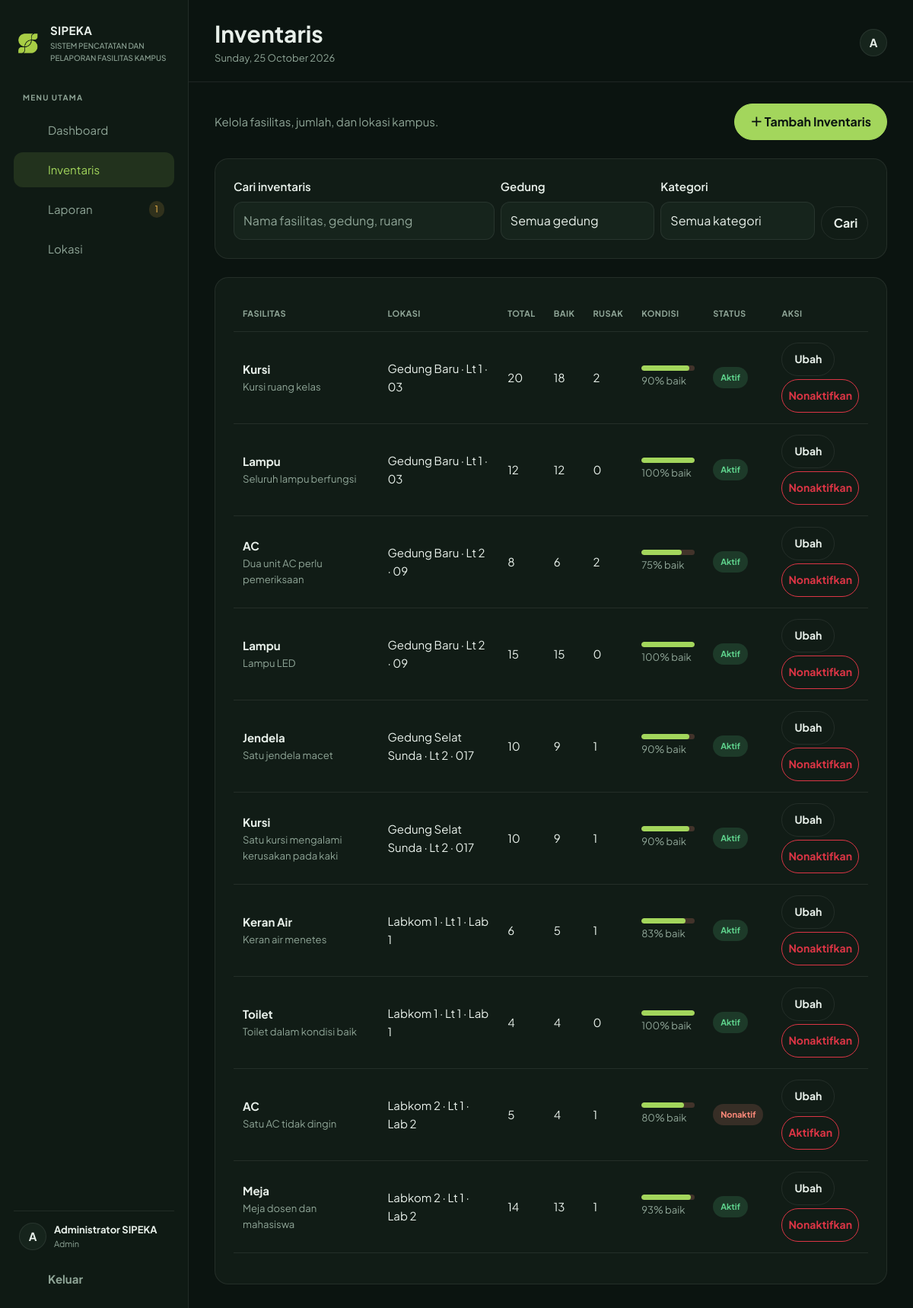
The page /admin/inventaris.php (signed in) on the database its author committed.
### tables this page shows
CREATE TABLE inventaris_fasilitas (
 id_inventaris INT UNSIGNED NOT NULL AUTO_INCREMENT, id_kategori INT UNSIGNED NOT NULL, id_lokasi INT UNSIGNED NOT NULL, jumlah_total INT NOT NULL, jumlah_baik INT NOT NULL, jumlah_rusak INT NOT NULL, catatan_kondisi VARCHAR(255) NULL, is_aktif TINYINT(1) NOT NULL DEFAULT 1, updated_at TIMESTAMP NOT NULL DEFAULT CURRENT_TIMESTAMP ON UPDATE CURRENT_TIMESTAMP, updated_by INT UNSIGNED NOT NULL,
 PRIMARY KEY(id_inventaris), UNIQUE KEY uq_inventaris(id_kategori,id_lokasi), CONSTRAINT chk_inv_jumlah CHECK(jumlah_baik>=0 AND jumlah_rusak>=0 AND jumlah_total=jumlah_baik+jumlah_rusak), CONSTRAINT fk_inv_kategori FOREIGN KEY(id_kategori) REFERENCES kategori_fasilitas(id_kategori) ON DELETE RESTRICT ON UPDATE CASCADE, CONSTRAINT fk_inv_lokasi FOREIGN KEY(id_lokasi) REFERENCES lokasi(id_lokasi) ON DELETE RESTRICT ON UPDATE CASCADE, CONSTRAINT fk_inv_updater FOREIGN KEY(updated_by) REFERENCES users(id_user) ON DELETE RESTRICT ON UPDATE CASCADE
);

CREATE TABLE kategori_fasilitas (
 id_kategori INT UNSIGNED NOT NULL AUTO_INCREMENT, nama_kategori VARCHAR(50) NOT NULL, PRIMARY KEY(id_kategori), UNIQUE KEY uq_kategori_nama(nama_kategori)
);

CREATE TABLE lokasi (
 id_lokasi INT UNSIGNED NOT NULL AUTO_INCREMENT, nama_gedung VARCHAR(100) NOT NULL, lantai VARCHAR(20) NOT NULL, ruang VARCHAR(50) NOT NULL, PRIMARY KEY(id_lokasi), UNIQUE KEY uq_lokasi(nama_gedung,lantai,ruang)
);

### includes/header.php (called while the page is built, shortened)
<?php require_once __DIR__ . "/auth.php";
page_start($page_title ?? "SIPEKA");

### includes/footer.php (called while the page is built)
<?php page_end(); ?>

### admin/inventaris.php (the view, shortened to what this page needs)
<?php require_once __DIR__ . '/../includes/domain.php';
$err = '';
$q = trim($_GET['q'] ?? '');
$ged = trim($_GET['gedung'] ?? '');
$page = max(1, (int)($_GET['page'] ?? 1));
$where = ['1=1'];
$params = [];
$w = implode(' AND ', $where);
$s = $pdo->prepare('SELECT i.*,k.nama_kategori,l.nama_gedung,l.lantai,l.ruang FROM inventaris_fasilitas i JOIN kategori_fasilitas k ON k.id_kategori=i.id_kategori JOIN lokasi l ON l.id_lokasi=i.id_lokasi WHERE ' . $w . ' ORDER BY l.nama_gedung,l.lantai,l.ruang,k.nama_kategori LIMIT 10 OFFSET ' . (($page - 1) * 10));
$s->execute($params);
$rows = $s->fetchAll();
$locs = $pdo->query('SELECT DISTINCT nama_gedung FROM lokasi ORDER BY nama_gedung')->fetchAll();
$page_title = 'Inventaris';
require __DIR__ . '/../includes/header.php'; ?><div class="d-flex justify-content-between align-items-center flex-wrap gap-3 mb-4">
    <p class="sp-muted mb-0">Kelola fasilitas, jumlah, dan lokasi kampus.</p><button class="btn sp-btn-primary" data-bs-toggle="collapse" data-bs-target="#formTambah">＋ Tambah Inventaris</button>
</div><?php if ($err): ?><div class="alert alert-danger"><?= e($err) ?></div><?php endif; ?>
<form class="sp-card mb-4" method="get">
    <div class="row g-2">
        <div class="col-md-5"><label class="form-label" for="q">Cari inventaris</label><input class="form-control" name="q" id="q" value="<?= e($q) ?>" placeholder="Nama fasilitas, gedung, ruang"></div>
        <div class="col-md-3"><label class="form-label" for="gedung">Gedung</label><select class="form-select" name="gedung" id="gedung">
                <option value="0">Semua gedung</option><?php foreach ($locs as $l): ?><option value="<?= e($l['nama_gedung']) ?>" <?= ($ged === $l['nama_gedung']) ? 'selected' : '' ?>><?= e($l['nama_gedung']) ?></option><?php endforeach; ?>
            </select></div>
        <div class="col-md-3"><label class="form-label" for="kategori">Kategori</label><select class="form-select" name="kategori" id="kategori">
                <option value="0">Semua kategori</option>
            </select></div>
        <div class="col-md-1 d-flex align-items-end"><button class="btn sp-btn-outline w-100">Cari</button></div>
    </div>
</form>
<div class="sp-card"><?php if (!$rows): render_empty('Inventaris tidak ditemukan', 'Tambahkan fasilitas atau ubah filter pencarian.', 'admin/inventaris.php', 'Muat ulang');
                        else: ?><div class="table-responsive">
            <table class="table sp-table">
                <thead>
                    <tr>
                        <th>Fasilitas</th>
                        <th>Lokasi</th>
                        <th>Total</th>
                        <th>Baik</th>
                        <th>Rusak</th>
                        <th>Kondisi</th>
                        <th>Status</th>
                        <th>Aksi</th>
                    </tr>
                </thead>
                <tbody><?php foreach ($rows as $r): $pct = $r['jumlah_total'] ? round($r['jumlah_baik'] / $r['jumlah_total'] * 100) : 0; ?><tr>
                            <td><strong><?= e($r['nama_kategori']) ?></strong>
                                <div class="sp-muted small"><?= e($r['catatan_kondisi']) ?></div>
                            </td>
                            <td><?= e($r['nama_gedung']) ?> · Lt <?= e($r['lantai']) ?> · <?= e($r['ruang']) ?></td>
                            <td><?= e($r['jumlah_total']) ?></td>
                            <td><?= e($r['jumlah_baik']) ?></td>
                            <td><?= e($r['jumlah_rusak']) ?></td>
                            <td>
                                <div class="condition-bar"><span style="width:<?= $pct ?>%"></span></div><small class="sp-muted"><?= $pct ?>% baik</small>
                            </td>
                            <td><span class="sp-badge <?= $r['is_aktif'] ? 'status-done' : 'status-rejected' ?>"><?= $r['is_aktif'] ? 'Aktif' : 'Nonaktif' ?></span></td>
                            <td><button class="btn btn-sm sp-btn-outline" data-bs-toggle="modal" data-bs-target="#edit<?= e($r['id_inventaris']) ?>">Ubah</button>
                                <form method="post" class="mt-1"><button class="btn btn-sm btn-outline-danger" data-confirm="<?= $r['is_aktif'] ? 'Nonaktifkan' : 'Aktifkan' ?> inventaris ini?" type="submit"><?= $r['is_aktif'] ? 'Nonaktifkan' : 'Aktifkan' ?></button></form>
                            </td>
                        </tr>
                        <?php endforeach; ?>
                </tbody>
            </table>
        </div>
                                                                                                                                                                                                                                                                            <?php
                                                                                                                                                                                                                                                                                                                                                                                                                    endif; ?></div><?php require __DIR__ . '/../includes/footer.php'; ?>

### includes/functions.php (shortened to what this page needs)
<?php
function e($value): string { return htmlspecialchars((string)($value ?? ''), ENT_QUOTES, 'UTF-8'); }
function csrf_token(): string { if (empty($_SESSION['_csrf'])) $_SESSION['_csrf'] = bin2hex(random_bytes(32)); return $_SESSION['_csrf']; }
function csrf_field(): string { return '<input type="hidden" name="_csrf" value="'.e(csrf_token()).'">'; }
function current_user(): array { return $_SESSION['user'] ?? []; }
function icon(string $name): string {
  if ($name === 'sun' || $name === 'moon') {
    $themePath = $name === 'sun'
      ? '<circle cx="12" cy="12" r="4"/><path d="M12 2v2M12 20v2M2 12h2M20 12h2M5 5l1.5 1.5M17.5 17.5L19 19M5 19l1.5-1.5M17.5 6.5L19 5"/>'
      : '<path d="M20.5 14.2A8.5 8.5 0 0 1 9.8 3.5 8.5 8.5 0 1 0 20.5 14.2Z"/>';
    return '<svg aria-hidden="true" width="20" height="20" viewBox="0 0 24 24" fill="none" stroke="currentColor" stroke-width="1.8" stroke-linecap="round" stroke-linejoin="round">'.$themePath.'</svg>';
  }
  if ($name === 'eye' || $name === 'eye-off') {
    $eyePath = $name === 'eye'
      ? '<path d="M2 12s3.6-7 10-7 10 7 10 7-3.6 7-10 7-10-7-10-7Z"/><circle cx="12" cy="12" r="3"/>'
      : '<path d="M3 3l18 18M10.6 10.6a2 2 0 0 0 2.8 2.8"/><path d="M9.9 5.2A10.8 10.8 0 0 1 12 5c6.4 0 10 7 10 7a15.8 15.8 0 0 1-3.1 3.9M6.2 6.2C3.5 8.1 2 12 2 12s3.6 7 10 7a10.6 10.6 0 0 0 3.2-.5"/>';
    return '<svg aria-hidden="true" width="20" height="20" viewBox="0 0 24 24" fill="none" stroke="currentColor" stroke-width="1.8" stroke-linecap="round" stroke-linejoin="round">'.$eyePath.'</svg>';
  }
  $paths=['home'=>'<path d="m3 10 9-7 9 7v10a1 1 0 0 1-1 1h-5v-6H9v6H4a1 1 0 0 1-1-1z"/>','box'=>'<path d="m12 3 9 5-9 5-9-5z"/><path d="M3 8v9l9 5 9-5V8M12 13v9"/>','file'=>'<path d="M14 2H6a2 2 0 0 0-2 2v16a2 2 0 0 0 2 2h12a2 2 0 0 0 2-2V8z"/><path d="M14 2v6h6M8 13h8M8 17h8"/>','tag'=>'<path d="M20 13 11 22 2 13V2h11z"/><circle cx="7" cy="7" r="1"/>','map-pin'=>'<path d="M20 10c0 5-8 12-8 12S4 15 4 10a8 8 0 1 1 16 0Z"/><circle cx="12" cy="10" r="2.5"/>','chart'=>'<path d="M3 3v18h18"/><path d="m7 14 4-4 4 3 5-7"/>','plus'=>'<path d="M12 5v14M5 12h14"/>','logout'=>'<path d="M10 17l5-5-5-5M15 12H3"/><path d="M12 3h7a2 2 0 0 1 2 2v14a2 2 0 0 1-2 2h-7"/>','check'=>'<path d="m5 12 4 4L19 6"/>','clock'=>'<circle cx="12" cy="12" r="9"/><path d="M12 7v5l3 2"/>','users'=>'<path d="M16 21v-2a4 4 0 0 0-4-4H8a4 4 0 0 0-4 4v2"/><circle cx="10" cy="7" r="4"/><path d="M20 21v-2a4 4 0 0 0-3-3.87M16 3.13a4 4 0 0 1 0 7.75"/>'];
  return '<svg aria-hidden="true" width="20" height="20" viewBox="0 0 24 24" fill="none" stroke="currentColor" stroke-width="1.8" stroke-linecap="round" stroke-linejoin="round">'.($paths[$name]??$paths['file']).'</svg>';
}
function app_url(string $path=''): string { return '/sipeka/'.ltrim($path,'/'); }
function page_start(string $title, bool $public=false): void {
 $user=current_user(); $flashes=$_SESSION['flash']??[]; unset($_SESSION['flash']);
 echo '<!doctype html><html lang="id" data-bs-theme="dark"><head><meta charset="utf-8"><meta name="viewport" content="width=device-width, initial-scale=1"><script>try{document.documentElement.setAttribute("data-bs-theme",localStorage.getItem("sipeka-theme")==="light"?"light":"dark")}catch(e){}</script><title>'.e($title).' · SIPEKA</title><link rel="preconnect" href="https://fonts.googleapis.com"><link href="https://fonts.googleapis.com/css2?family=Plus+Jakarta+Sans:wght@400;500;600;700&display=swap" rel="stylesheet"><link href="https://cdn.jsdelivr.net/npm/bootstrap@5.3.3/dist/css/bootstrap.min.css" rel="stylesheet"><link href="'.app_url('assets/css/theme.css?v='.filemtime(__DIR__.'/../assets/css/theme.css')).'" rel="stylesheet"></head><body>';
 if ($public) { echo '<nav class="navbar navbar-expand-lg sp-public-nav"><div class="container-fluid sp-public-inner"><a class="navbar-brand sp-brand" href="'.app_url('').'"><img class="sp-brand-logo" src="'.app_url('assets/img/logo.png').'" alt=""> SIPEKA</a><button class="navbar-toggler" data-bs-toggle="collapse" data-bs-target="#publicNav" aria-label="Buka menu">☰</button><div class="collapse navbar-collapse sp-public-collapse" id="publicNav"><div class="navbar-nav sp-public-links"><a class="nav-link" href="'.app_url('').'">Beranda</a><a class="nav-link" href="'.app_url('#cara-kerja').'">Cara Kerja</a><a class="nav-link" href="'.app_url('#fitur').'">Fitur</a><a class="nav-link" href="'.app_url('#mulai').'">Mulai</a></div><div class="navbar-nav sp-public-actions"><a class="nav-link" href="'.app_url('login.php').'">Masuk</a><a class="btn sp-btn-primary btn-sm" href="'.app_url('register.php').'">Daftar</a><button type="button" class="sp-theme-toggle" data-theme-toggle aria-label="Ganti tema terang atau gelap">'.icon('sun').'</button></div></div></div></nav>'; }
 else { $role=$user['role']??'User'; $links=$role==='Admin'?[['admin/dashboard.php','chart','Dashboard'],['admin/inventaris.php','box','Inventaris'],['admin/laporan.php','file','Laporan'],['admin/lokasi.php','map-pin','Lokasi']]:[['user/dashboard.php','chart','Dashboard'],['user/buat-laporan.php','plus','Buat Laporan'],['user/laporan-saya.php','file','Laporan Saya']]; $waiting=0; if($role==='Admin'){try{global $pdo;$waiting=(int)$pdo->query("SELECT COUNT(*) FROM laporan WHERE status='Menunggu Verifikasi' AND deleted_at IS NULL")->fetchColumn();}catch(Throwable $e){}}
 echo '<div class="sp-app-shell"><aside class="sp-sidebar d-none d-lg-flex"><a class="sp-brand mb-4" href="'.app_url($role==='Admin'?'admin/dashboard.php':'user/dashboard.php').'"><img class="sp-brand-logo" src="'.app_url('assets/img/logo.png').'" alt=""><span>SIPEKA<small>SISTEM PENCATATAN DAN PELAPORAN FASILITAS KAMPUS</small></span></a><div class="sp-side-label">MENU UTAMA</div><nav class="sp-side-nav">'; foreach($links as [$href,$ico,$label]){ $active=str_contains($_SERVER['PHP_SELF']??'',$href)?' active':''; echo '<a class="sp-side-link'.$active.'" href="'.app_url($href).'">'.icon($ico).'<span>'.e($label).'</span>'; if($label==='Laporan'&&$waiting>0)echo '<span class="sp-count">'.$waiting.'</span>'; echo '</a>'; } echo '</nav><div class="sp-sidebar-bottom"><div class="sp-user-mini"><span class="sp-avatar">'.e(strtoupper(substr($user['nama']??'U',0,1))).'</span><span><strong>'.e($user['nama']??'Pengguna').'</strong><small>'.e($role).'</small></span></div><form method="post" action="'.app_url('logout.php').'">'.csrf_field().'<button class="sp-side-link sp-logout" type="submit">'.icon('logout').'<span>Keluar</span></button></form></div></aside><main class="sp-main"><header class="sp-topbar"><div class="d-flex align-items-center gap-3"><button class="btn sp-btn-outline d-lg-none" data-bs-toggle="offcanvas" data-bs-target="#mobileMenu" aria-label="Buka menu">☰</button><div><h1>'.e($title).'</h1><p>'.date('l, d F Y').'</p></div></div><div class="d-flex align-items-center gap-2"><span class="sp-avatar">'.e(strtoupper(substr($user['nama']??'U',0,1))).'</span></div></header><div class="offcanvas offcanvas-start sp-mobile-menu" tabindex="-1" id="mobileMenu"><div class="offcanvas-header"><div class="sp-brand"><img class="sp-brand-logo" src="'.app_url('assets/img/logo.png').'" alt=""> SIPEKA</div><button class="btn-close" data-bs-dismiss="offcanvas" aria-label="Tutup"></button></div><div class="offcanvas-body"><nav class="sp-side-nav">'; foreach($links as [$href,$ico,$label]) echo '<a class="sp-side-link" href="'.app_url($href).'">'.icon($ico).'<span>'.e($label).'</span></a>'; echo '</nav><form method="post" action="'.app_url('logout.php').'">'.csrf_field().'<button class="sp-side-link" type="submit">'.icon('logout').' Keluar</button></form></div></div><div class="sp-content">'; }
}
function page_end(bool $public=false): void { echo '</div>'; if(!$public)echo '</main></div>'; echo '<template id="sp-eye-icon">'.icon('eye').'</template><template id="sp-eye-off-icon">'.icon('eye-off').'</template><template id="sp-sun-icon">'.icon('sun').'</template><template id="sp-moon-icon">'.icon('moon').'</template><script src="https://cdn.jsdelivr.net/npm/bootstrap@5.3.3/dist/js/bootstrap.bundle.min.js"></script><script src="'.app_url('assets/js/app.js?v='.filemtime(__DIR__.'/../assets/js/app.js')).'"></script></body></html>'; }

### rows shown on the page
inventaris_fasilitas: id_kategori.nama_kategori "Kursi", catatan_kondisi "Kursi ruang kelas", id_lokasi.nama_gedung "Gedung Baru", id_lokasi.lantai "1", id_lokasi.ruang "03", jumlah_total "20", jumlah_baik "18", jumlah_rusak "2", pct "90", is_aktif "Aktif"
inventaris_fasilitas: id_kategori.nama_kategori "Lampu", catatan_kondisi "Seluruh lampu berfungsi", id_lokasi.nama_gedung "Gedung Baru", id_lokasi.lantai "1", id_lokasi.ruang "03", jumlah_total "12", jumlah_baik "12", jumlah_rusak "0", pct "100", is_aktif "Aktif"
inventaris_fasilitas: id_kategori.nama_kategori "AC", catatan_kondisi "Dua unit AC perlu pemeriksaan", id_lokasi.nama_gedung "Gedung Baru", id_lokasi.lantai "2", id_lokasi.ruang "09", jumlah_total "8", jumlah_baik "6", jumlah_rusak "2", pct "75", is_aktif "Aktif"
inventaris_fasilitas: id_kategori.nama_kategori "Lampu", catatan_kondisi "Lampu LED", id_lokasi.nama_gedung "Gedung Baru", id_lokasi.lantai "2", id_lokasi.ruang "09", jumlah_total "15", jumlah_baik "15", jumlah_rusak "0", pct "100", is_aktif "Aktif"
inventaris_fasilitas: id_kategori.nama_kategori "Jendela", catatan_kondisi "Satu jendela macet", id_lokasi.nama_gedung "Gedung Selat Sunda", id_lokasi.lantai "2", id_lokasi.ruang "017", jumlah_total "10", jumlah_baik "9", jumlah_rusak "1", pct "90", is_aktif "Aktif"
inventaris_fasilitas: id_kategori.nama_kategori "Kursi", catatan_kondisi "Satu kursi mengalami kerusakan pada kaki", id_lokasi.nama_gedung "Gedung Selat Sunda", id_lokasi.lantai "2", id_lokasi.ruang "017", jumlah_total "10", jumlah_baik "9", jumlah_rusak "1", pct "90", is_aktif "Aktif"
inventaris_fasilitas: id_kategori.nama_kategori "Keran Air", catatan_kondisi "Keran air menetes", id_lokasi.nama_gedung "Labkom 1", id_lokasi.lantai "1", id_lokasi.ruang "Lab 1", jumlah_total "6", jumlah_baik "5", jumlah_rusak "1", pct "83", is_aktif "Aktif"
inventaris_fasilitas: id_kategori.nama_kategori "Toilet", catatan_kondisi "Toilet dalam kondisi baik", id_lokasi.nama_gedung "Labkom 1", id_lokasi.lantai "1", id_lokasi.ruang "Lab 1", jumlah_total "4", jumlah_baik "4", jumlah_rusak "0", pct "100", is_aktif "Aktif"
inventaris_fasilitas: id_kategori.nama_kategori "AC", catatan_kondisi "Satu AC tidak dingin", id_lokasi.nama_gedung "Labkom 2", id_lokasi.lantai "1", id_lokasi.ruang "Lab 2", jumlah_total "5", jumlah_baik "4", jumlah_rusak "1", pct "80", is_aktif "Nonaktif"
inventaris_fasilitas: id_kategori.nama_kategori "Meja", catatan_kondisi "Meja dosen dan mahasiswa", id_lokasi.nama_gedung "Labkom 2", id_lokasi.lantai "1", id_lokasi.ruang "Lab 2", jumlah_total "14", jumlah_baik "13", jumlah_rusak "1", pct "93", is_aktif "Aktif"

### other values the page prints
$label "Dashboard"
$label "Inventaris"
$label "Laporan"
$waiting "1"
$label "Lokasi"
substr($user['nama']??'U',0,1) "A"
$user['nama'] "Administrator SIPEKA"
$role "Admin"
$title "Inventaris"
